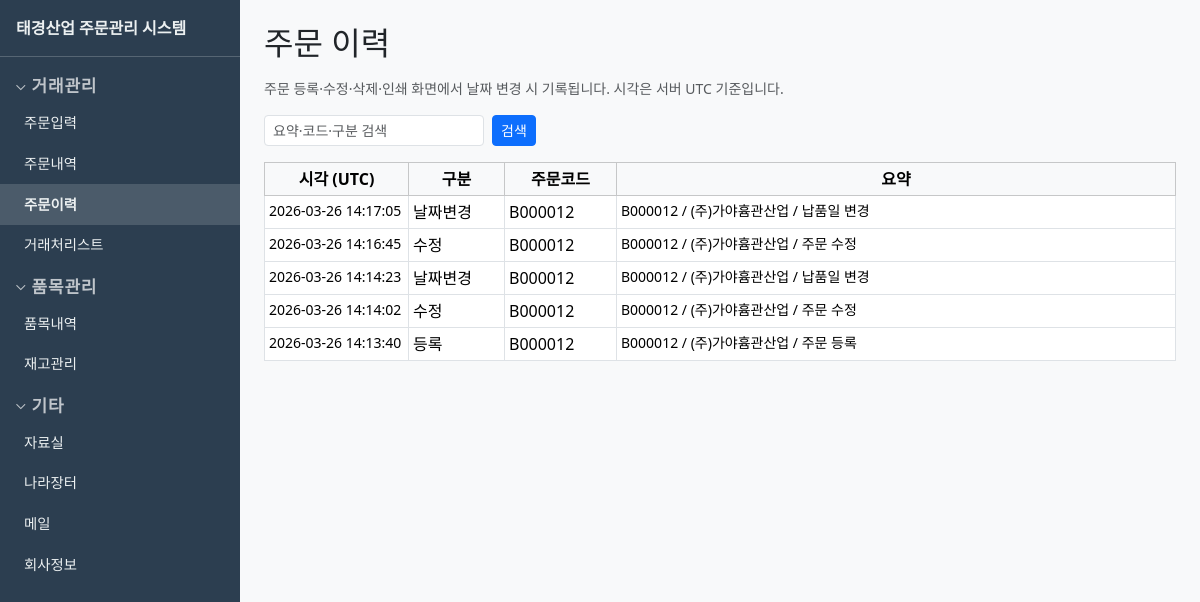
The page /transactions/audit-log on the database its author committed.
### models.py (models this page shows)
class TransactionAuditLog(db.Model):
    __tablename__ = "transaction_audit_logs"
    id = db.Column(db.Integer, primary_key=True)
    transaction_id = db.Column(db.Integer, nullable=True)
    transaction_code = db.Column(db.String(20), default="")
    action = db.Column(db.String(32), nullable=False)
    summary = db.Column(db.String(500), nullable=False)
    created_at = db.Column(db.DateTime, default=datetime.utcnow, nullable=False)

### blueprints/transactions.py (the view, shortened to what this page needs)
@bp.route("/transactions/audit-log")
def transaction_audit_log():
    page = request.args.get("page", 1, type=int)
    per_page = 50
    q = request.args.get("q", "").strip()
    query = TransactionAuditLog.query
    pagination = query.order_by(TransactionAuditLog.created_at.desc()).paginate(page=page, per_page=per_page)
    action_labels = {
        ACTION_CREATE: "등록",
        ACTION_UPDATE: "수정",
        ACTION_DELETE: "삭제",
        ACTION_PATCH_DATE: "날짜변경",
    }
    return render_template(
        "transactions/audit_log.html",
        pagination=pagination,
        logs=pagination.items,
        q=q,
        action_labels=action_labels,
    )

### templates/transactions/audit_log.html (shortened to what this page needs)
{% extends "base.html" %}
{% block content %}
<h2 class="mb-3">주문 이력</h2>
<p class="text-muted small mb-3">주문 등록·수정·삭제·인쇄 화면에서 날짜 변경 시 기록됩니다. 시각은 서버 UTC 기준입니다.</p>
<form method="get" class="row g-2 align-items-center mb-3">
  <div class="col-auto">
    <input type="text" name="q" class="form-control form-control-sm" placeholder="요약·코드·구분 검색" value="{{ q }}" style="min-width:220px;">
  </div>
  <div class="col-auto">
    <button type="submit" class="btn btn-sm btn-primary">검색</button>
  </div>
</form>
<div class="table-responsive">
  <table class="table table-sm table-bordered bg-white">
    <thead class="table-light">
      <tr>
        <th style="width:9rem;">시각 (UTC)</th>
        <th style="width:6rem;">구분</th>
        <th style="width:7rem;">주문코드</th>
        <th>요약</th>
      </tr>
    </thead>
    <tbody>
      {% for log in logs %}
      <tr>
        <td class="text-nowrap small">{{ log.created_at.strftime('%Y-%m-%d %H:%M:%S') if log.created_at else '' }}</td>
        <td>{{ action_labels.get(log.action, log.action) }}</td>
        <td>{{ log.transaction_code or '-' }}</td>
        <td class="small">{{ log.summary }}</td>
      </tr>
      {% else %}
      <tr><td colspan="4" class="text-center text-muted">기록이 없습니다.</td></tr>
      {% endfor %}
    </tbody>
  </table>
</div>
{% endblock %}

### templates/base.html (style rules this page uses)
body { display: flex; min-height: 100vh; margin: 0; }
thead th { text-align: center !important; }

### rows shown on the page
TransactionAuditLog: created_at "2026-03-26 14:17:05", get "날짜변경", transaction_code "B000012", summary "B000012 / (주)가야흄관산업 / 납품일 변경"
TransactionAuditLog: created_at "2026-03-26 14:16:45", get "수정", transaction_code "B000012", summary "B000012 / (주)가야흄관산업 / 주문 수정"
TransactionAuditLog: created_at "2026-03-26 14:14:23", get "날짜변경", transaction_code "B000012", summary "B000012 / (주)가야흄관산업 / 납품일 변경"
TransactionAuditLog: created_at "2026-03-26 14:14:02", get "수정", transaction_code "B000012", summary "B000012 / (주)가야흄관산업 / 주문 수정"
TransactionAuditLog: created_at "2026-03-26 14:13:40", get "등록", transaction_code "B000012", summary "B000012 / (주)가야흄관산업 / 주문 등록"
